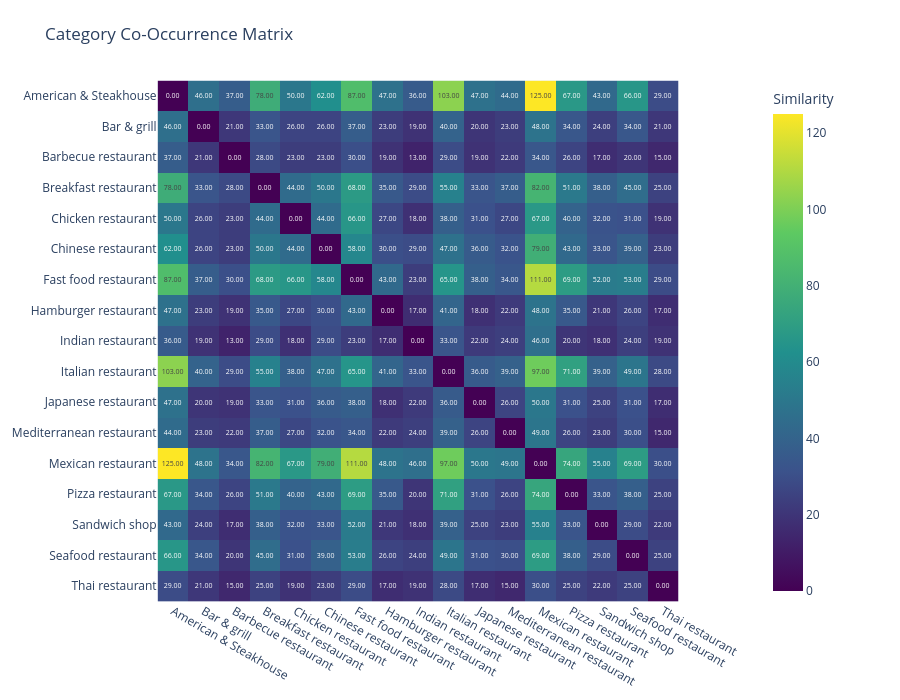

Notebook source saved alongside this figure:
### Markdown cell above
In multi-label classification, labels are rarely independent. To visualize the relationships between different cuisine types, we construct a **Co-Occurrence Matrix**.

### Code cell
# see what categories co-occur the most (appear together in the same review)
new_dataset["categories_tuple"] = new_dataset["categories"].apply(lambda x: tuple(sorted(x)))

from itertools import combinations

# lista de todas as categorias únicas
all_cats = sorted({cat for cats in new_dataset["categories"] for cat in cats})

# matriz vazia
co_matrix = pd.DataFrame(0, index=all_cats, columns=all_cats)

co_counts = []

# preencher
for cats in new_dataset["categories"]:
    for c1, c2 in combinations(cats, 2):  # todas as combinações de 2
        co_matrix.loc[c1, c2] += 1
        co_matrix.loc[c2, c1] += 1

for c1 in co_matrix.index:
    for c2 in co_matrix.columns:
        if c1 < c2 and co_matrix.loc[c1, c2] > 0:
            co_counts.append((c1, c2, co_matrix.loc[c1, c2]))

# ordenar
co_counts_sorted = sorted(co_counts, key=lambda x: x[2], reverse=True)

print(co_counts_sorted[:20])  # top 20 pares
for cat in all_cats:
    co_matrix.loc[cat, cat] = 0

heatmap_chart(co_matrix,
              title="Category Co-Occurrence Matrix",)

### Figure 1 — Plotly figure (JSON) as saved in the notebook; plotly's stock layout.template omitted (floating-point values rounded to 4 significant figures; data arrays with more than 128 entries replaced by an {"elided": "..."} marker saying what was removed)
{"data": [{"coloraxis": "coloraxis", "hovertemplate": "x: %{x}<br>y: %{y}<br>Similarity: %{z}<extra></extra>", "name": "0", "texttemplate": "%{z:.2f}", "type": "heatmap", "x": ["American & Steakhouse", "Bar & grill", "Barbecue restaurant", "Breakfast restaurant", "Chicken restaurant", "Chinese restaurant", "Fast food restaurant", "Hamburger restaurant", "Indian restaurant", "Italian restaurant", "Japanese restaurant", "Mediterranean restaurant", "Mexican restaurant", "Pizza restaurant", "Sandwich shop", "Seafood restaurant", "Thai restaurant"], "xaxis": "x", "y": ["American & Steakhouse", "Bar & grill", "Barbecue restaurant", "Breakfast restaurant", "Chicken restaurant", "Chinese restaurant", "Fast food restaurant", "Hamburger restaurant", "Indian restaurant", "Italian restaurant", "Japanese restaurant", "Mediterranean restaurant", "Mexican restaurant", "Pizza restaurant", "Sandwich shop", "Seafood restaurant", "Thai restaurant"], "yaxis": "y", "z": {"elided": "17x17 int values"}}], "layout": {"coloraxis": {"colorbar": {"title": {"text": "Similarity"}}, "colorscale": [[0, "#440154"], [0.25, "#3b528b"], [0.5, "#21908d"], [0.75, "#5dc962"], [1, "#fde725"]], "showscale": true}, "height": 700, "margin": {"b": 60, "l": 80, "r": 150, "t": 80}, "title": {"text": "Category Co-Occurrence Matrix"}, "width": 900, "xaxis": {"anchor": "y", "constrain": "domain", "domain": [0, 1], "scaleanchor": "y"}, "yaxis": {"anchor": "x", "autorange": "reversed", "constrain": "domain", "domain": [0, 1]}}}
